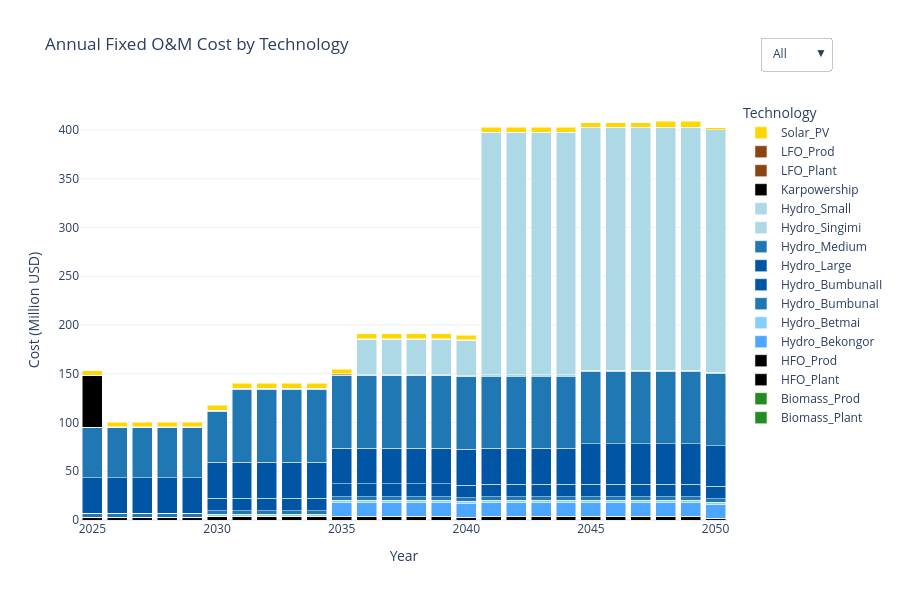

Notebook code cell kept with this figure:
### Markdown cell above
### Annual Fixed Costs by Technology

### Code cell
import pandas as pd
import plotly.graph_objects as go

# === Load color mapping ===
with open("tech_colors.json") as f:
    tech_colors = json.load(f)

# === Load and prepare data ===
df_fixed = pd.read_csv(res_dir / "AnnualFixedOperatingCost.csv")
df_fixed.rename(columns={"y": "YEAR", "t": "TECHNOLOGY", "AnnualFixedOperatingCost": "VALUE"}, inplace=True)

# Pivot for bar plotting
df_pivot = df_fixed.pivot_table(index="YEAR", columns="TECHNOLOGY", values="VALUE", aggfunc="sum")
years = df_pivot.index.tolist()

# === Build stacked bar chart ===
fig = go.Figure()

for tech in df_pivot.columns:
    fig.add_trace(go.Bar(
        x=years,
        y=df_pivot[tech].fillna(0),
        name=tech,
        marker=dict(color=tech_colors.get(tech, "#D3D3D3")),  # fallback to light gray
        hovertemplate=f"{tech}<br>Year: %{{x}}<br>Fixed Cost: %{{y:.2f}} Million USD"
    ))

# === Layout ===
fig.update_layout(
    title="Annual Fixed O&M Cost by Technology",
    xaxis_title="Year",
    yaxis_title="Cost (Million USD)",
    barmode='stack',
    template="plotly_white",
    height=600,
    legend_title="Technology",
    hovermode="x unified",
    updatemenus=[
        {
            "buttons": [
                {"label": "All", "method": "update", "args": [{"visible": [True] * len(df_pivot.columns)}]},
                {"label": "None", "method": "update", "args": [{"visible": [False] * len(df_pivot.columns)}]},
            ],
            "direction": "down",
            "x": 1.05,
            "xanchor": "left",
            "y": 1.15,
            "yanchor": "top"
        }
    ]
)

# Show the figure
try:
    fig.show()
except ValueError:
    print("🔁 Fallback to browser due to rendering issue.")
    fig.show(renderer="browser")

### Figure 1 — Plotly figure (JSON) as saved in the notebook; plotly's stock layout.template omitted (floating-point values rounded to 4 significant figures)
{"data": [{"hovertemplate": "Biomass_Plant<br>Year: %{x}<br>Fixed Cost: %{y:.2f} Million USD", "marker": {"color": "#228B22"}, "name": "Biomass_Plant", "type": "bar", "x": [2025, 2026, 2027, 2028, 2029, 2030, 2031, 2032, 2033, 2034, 2035, 2036, 2037, 2038, 2039, 2040, 2041, 2042, 2043, 2044, 2045, 2046, 2047, 2048, 2049, 2050], "y": [0.0, 0.0, 0.0, 0.0, 0.0, 0.0, 0.0, 0.0, 0.0, 0.0, 0.0, 0.0, 0.0, 0.0, 0.0, 0.0, 0.0, 0.0, 0.0, 0.0, 0.0, 0.0, 0.0, 0.0, 0.0, 0.0]}, {"hovertemplate": "Biomass_Prod<br>Year: %{x}<br>Fixed Cost: %{y:.2f} Million USD", "marker": {"color": "#228B22"}, "name": "Biomass_Prod", "type": "bar", "x": [2025, 2026, 2027, 2028, 2029, 2030, 2031, 2032, 2033, 2034, 2035, 2036, 2037, 2038, 2039, 2040, 2041, 2042, 2043, 2044, 2045, 2046, 2047, 2048, 2049, 2050], "y": [0.0, 0.0, 0.0, 0.0, 0.0, 0.0, 0.0, 0.0, 0.0, 0.0, 0.0, 0.0, 0.0, 0.0, 0.0, 0.0, 0.0, 0.0, 0.0, 0.0, 0.0, 0.0, 0.0, 0.0, 0.0, 0.0]}, {"hovertemplate": "HFO_Plant<br>Year: %{x}<br>Fixed Cost: %{y:.2f} Million USD", "marker": {"color": "#000000"}, "name": "HFO_Plant", "type": "bar", "x": [2025, 2026, 2027, 2028, 2029, 2030, 2031, 2032, 2033, 2034, 2035, 2036, 2037, 2038, 2039, 2040, 2041, 2042, 2043, 2044, 2045, 2046, 2047, 2048, 2049, 2050], "y": [3.074, 3.074, 3.074, 3.074, 3.074, 3.889, 3.889, 3.889, 3.889, 3.889, 3.889, 3.889, 3.889, 3.889, 3.889, 2.807, 3.622, 3.622, 3.622, 3.622, 3.622, 3.622, 3.622, 3.622, 3.622, 1.629]}, {"hovertemplate": "HFO_Prod<br>Year: %{x}<br>Fixed Cost: %{y:.2f} Million USD", "marker": {"color": "#000000"}, "name": "HFO_Prod", "type": "bar", "x": [2025, 2026, 2027, 2028, 2029, 2030, 2031, 2032, 2033, 2034, 2035, 2036, 2037, 2038, 2039, 2040, 2041, 2042, 2043, 2044, 2045, 2046, 2047, 2048, 2049, 2050], "y": [0.0, 0.0, 0.0, 0.0, 0.0, 0.0, 0.0, 0.0, 0.0, 0.0, 0.0, 0.0, 0.0, 0.0, 0.0, 0.0, 0.0, 0.0, 0.0, 0.0, 0.0, 0.0, 0.0, 0.0, 0.0, 0.0]}, {"hovertemplate": "Hydro_Bekongor<br>Year: %{x}<br>Fixed Cost: %{y:.2f} Million USD", "marker": {"color": "#4da6ff"}, "name": "Hydro_Bekongor", "type": "bar", "x": [2025, 2026, 2027, 2028, 2029, 2030, 2031, 2032, 2033, 2034, 2035, 2036, 2037, 2038, 2039, 2040, 2041, 2042, 2043, 2044, 2045, 2046, 2047, 2048, 2049, 2050], "y": [0.0, 0.0, 0.0, 0.0, 0.0, 0.0, 0.0, 0.0, 0.0, 0.0, 14.4, 14.4, 14.4, 14.4, 14.4, 14.4, 14.4, 14.4, 14.4, 14.4, 14.4, 14.4, 14.4, 14.4, 14.4, 14.4]}, {"hovertemplate": "Hydro_Betmai<br>Year: %{x}<br>Fixed Cost: %{y:.2f} Million USD", "marker": {"color": "#87CEFA"}, "name": "Hydro_Betmai", "type": "bar", "x": [2025, 2026, 2027, 2028, 2029, 2030, 2031, 2032, 2033, 2034, 2035, 2036, 2037, 2038, 2039, 2040, 2041, 2042, 2043, 2044, 2045, 2046, 2047, 2048, 2049, 2050], "y": [0.0, 0.0, 0.0, 0.0, 0.0, 2.025, 2.025, 2.025, 2.025, 2.025, 2.025, 2.025, 2.025, 2.025, 2.025, 2.025, 2.025, 2.025, 2.025, 2.025, 2.025, 2.025, 2.025, 2.025, 2.025, 2.025]}, {"hovertemplate": "Hydro_BumbunaI<br>Year: %{x}<br>Fixed Cost: %{y:.2f} Million USD", "marker": {"color": "#1f77b4"}, "name": "Hydro_BumbunaI", "type": "bar", "x": [2025, 2026, 2027, 2028, 2029, 2030, 2031, 2032, 2033, 2034, 2035, 2036, 2037, 2038, 2039, 2040, 2041, 2042, 2043, 2044, 2045, 2046, 2047, 2048, 2049, 2050], "y": [3.75, 3.75, 3.75, 3.75, 3.75, 3.75, 3.75, 3.75, 3.75, 3.75, 3.75, 3.75, 3.75, 3.75, 3.75, 3.75, 3.75, 3.75, 3.75, 3.75, 3.75, 3.75, 3.75, 3.75, 3.75, 3.75]}, {"hovertemplate": "Hydro_BumbunaII<br>Year: %{x}<br>Fixed Cost: %{y:.2f} Million USD", "marker": {"color": "#0055A4"}, "name": "Hydro_BumbunaII", "type": "bar", "x": [2025, 2026, 2027, 2028, 2029, 2030, 2031, 2032, 2033, 2034, 2035, 2036, 2037, 2038, 2039, 2040, 2041, 2042, 2043, 2044, 2045, 2046, 2047, 2048, 2049, 2050], "y": [0.0, 0.0, 0.0, 0.0, 0.0, 12.87, 12.87, 12.87, 12.87, 12.87, 12.87, 12.87, 12.87, 12.87, 12.87, 12.87, 12.87, 12.87, 12.87, 12.87, 12.87, 12.87, 12.87, 12.87, 12.87, 12.87]}, {"hovertemplate": "Hydro_Large<br>Year: %{x}<br>Fixed Cost: %{y:.2f} Million USD", "marker": {"color": "#0055A4"}, "name": "Hydro_Large", "type": "bar", "x": [2025, 2026, 2027, 2028, 2029, 2030, 2031, 2032, 2033, 2034, 2035, 2036, 2037, 2038, 2039, 2040, 2041, 2042, 2043, 2044, 2045, 2046, 2047, 2048, 2049, 2050], "y": [36.73, 36.73, 36.73, 36.73, 36.73, 36.73, 36.73, 36.73, 36.73, 36.73, 36.73, 36.73, 36.73, 36.73, 36.73, 36.73, 36.73, 36.73, 36.73, 36.73, 41.49, 41.49, 41.49, 41.49, 41.49, 41.49]}, {"hovertemplate": "Hydro_Medium<br>Year: %{x}<br>Fixed Cost: %{y:.2f} Million USD", "marker": {"color": "#1f77b4"}, "name": "Hydro_Medium", "type": "bar", "x": [2025, 2026, 2027, 2028, 2029, 2030, 2031, 2032, 2033, 2034, 2035, 2036, 2037, 2038, 2039, 2040, 2041, 2042, 2043, 2044, 2045, 2046, 2047, 2048, 2049, 2050], "y": [51.57, 51.57, 51.57, 51.57, 51.57, 51.57, 74.25, 74.25, 74.25, 74.25, 74.25, 74.25, 74.25, 74.25, 74.25, 74.25, 74.25, 74.25, 74.25, 74.25, 74.25, 74.25, 74.25, 74.25, 74.25, 74.25]}, {"hovertemplate": "Hydro_Singimi<br>Year: %{x}<br>Fixed Cost: %{y:.2f} Million USD", "marker": {"color": "#ADD8E6"}, "name": "Hydro_Singimi", "type": "bar", "x": [2025, 2026, 2027, 2028, 2029, 2030, 2031, 2032, 2033, 2034, 2035, 2036, 2037, 2038, 2039, 2040, 2041, 2042, 2043, 2044, 2045, 2046, 2047, 2048, 2049, 2050], "y": [0.0, 0.0, 0.0, 0.0, 0.0, 1.26, 1.26, 1.26, 1.26, 1.26, 1.26, 1.26, 1.26, 1.26, 1.26, 1.26, 1.26, 1.26, 1.26, 1.26, 1.26, 1.26, 1.26, 1.26, 1.26, 1.26]}, {"hovertemplate": "Hydro_Small<br>Year: %{x}<br>Fixed Cost: %{y:.2f} Million USD", "marker": {"color": "#ADD8E6"}, "name": "Hydro_Small", "type": "bar", "x": [2025, 2026, 2027, 2028, 2029, 2030, 2031, 2032, 2033, 2034, 2035, 2036, 2037, 2038, 2039, 2040, 2041, 2042, 2043, 2044, 2045, 2046, 2047, 2048, 2049, 2050], "y": [0.0, 0.0, 0.0, 0.0, 0.0, 0.0, 0.0, 0.0, 0.0, 0.0, 0.0, 36.3, 36.3, 36.3, 36.3, 36.3, 248.6, 248.6, 248.6, 248.6, 248.6, 248.6, 248.6, 248.6, 248.6, 248.6]}, {"hovertemplate": "Karpowership<br>Year: %{x}<br>Fixed Cost: %{y:.2f} Million USD", "marker": {"color": "#000000"}, "name": "Karpowership", "type": "bar", "x": [2025, 2026, 2027, 2028, 2029, 2030, 2031, 2032, 2033, 2034, 2035, 2036, 2037, 2038, 2039, 2040, 2041, 2042, 2043, 2044, 2045, 2046, 2047, 2048, 2049, 2050], "y": [52.8, 0.0, 0.0, 0.0, 0.0, 0.0, 0.0, 0.0, 0.0, 0.0, 0.0, 0.0, 0.0, 0.0, 0.0, 0.0, 0.0, 0.0, 0.0, 0.0, 0.0, 0.0, 0.0, 0.0, 0.0, 0.0]}, {"hovertemplate": "LFO_Plant<br>Year: %{x}<br>Fixed Cost: %{y:.2f} Million USD", "marker": {"color": "#8B4513"}, "name": "LFO_Plant", "type": "bar", "x": [2025, 2026, 2027, 2028, 2029, 2030, 2031, 2032, 2033, 2034, 2035, 2036, 2037, 2038, 2039, 2040, 2041, 2042, 2043, 2044, 2045, 2046, 2047, 2048, 2049, 2050], "y": [0.757, 0.757, 0.757, 0.757, 0.757, 0.6139, 0.6139, 0.6139, 0.6139, 0.6139, 0.6139, 0.6139, 0.6139, 0.6139, 0.6139, 0.4613, 0.4613, 0.4613, 0.4613, 0.4613, 0.4613, 0.4613, 0.4613, 0.4613, 0.4613, 0.0]}, {"hovertemplate": "LFO_Prod<br>Year: %{x}<br>Fixed Cost: %{y:.2f} Million USD", "marker": {"color": "#8B4513"}, "name": "LFO_Prod", "type": "bar", "x": [2025, 2026, 2027, 2028, 2029, 2030, 2031, 2032, 2033, 2034, 2035, 2036, 2037, 2038, 2039, 2040, 2041, 2042, 2043, 2044, 2045, 2046, 2047, 2048, 2049, 2050], "y": [0.0, 0.0, 0.0, 0.0, 0.0, 0.0, 0.0, 0.0, 0.0, 0.0, 0.0, 0.0, 0.0, 0.0, 0.0, 0.0, 0.0, 0.0, 0.0, 0.0, 0.0, 0.0, 0.0, 0.0, 0.0, 0.0]}, {"hovertemplate": "Solar_PV<br>Year: %{x}<br>Fixed Cost: %{y:.2f} Million USD", "marker": {"color": "#FFD700"}, "name": "Solar_PV", "type": "bar", "x": [2025, 2026, 2027, 2028, 2029, 2030, 2031, 2032, 2033, 2034, 2035, 2036, 2037, 2038, 2039, 2040, 2041, 2042, 2043, 2044, 2045, 2046, 2047, 2048, 2049, 2050], "y": [4.288, 4.288, 4.288, 4.288, 4.288, 4.838, 4.838, 4.838, 4.838, 4.838, 4.838, 4.838, 4.838, 4.838, 4.838, 4.838, 4.838, 4.838, 4.838, 4.838, 4.838, 4.838, 4.838, 6.559, 6.559, 2.321]}], "layout": {"barmode": "stack", "height": 600, "hovermode": "x unified", "legend": {"title": {"text": "Technology"}}, "title": {"text": "Annual Fixed O&M Cost by Technology"}, "updatemenus": [{"buttons": [{"args": [{"visible": [true, true, true, true, true, true, true, true, true, true, true, true, true, true, true, true]}], "label": "All", "method": "update"}, {"args": [{"visible": [false, false, false, false, false, false, false, false, false, false, false, false, false, false, false, false]}], "label": "None", "method": "update"}], "direction": "down", "x": 1.05, "xanchor": "left", "y": 1.15, "yanchor": "top"}], "xaxis": {"title": {"text": "Year"}}, "yaxis": {"title": {"text": "Cost (Million USD)"}}}}
